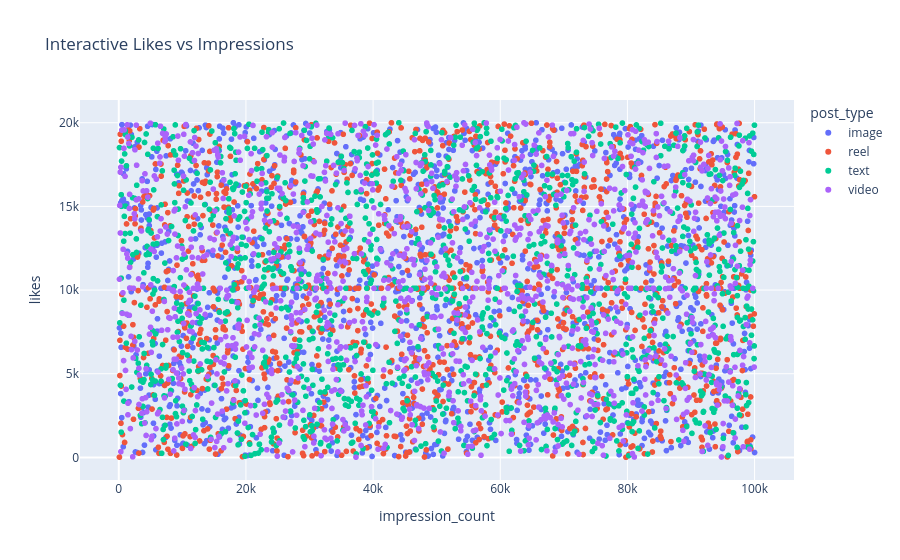

Notebook code for this chart:
### Code cell
fig = px.scatter(
    df,
    x='impression_count',
    y='likes',
    color='post_type',
    title='Interactive Likes vs Impressions'
)

fig.show()

### Figure 1 — Plotly figure (JSON) as saved in the notebook; plotly's stock layout.template omitted (floating-point values rounded to 4 significant figures; data arrays with more than 128 entries replaced by an {"elided": "..."} marker saying what was removed)
{"data": [{"hovertemplate": "post_type=image<br>impression_count=%{x}<br>likes=%{y}<extra></extra>", "legendgroup": "image", "marker": {"color": "#636efa", "symbol": "circle"}, "mode": "markers", "name": "image", "showlegend": true, "type": "scattergl", "x": {"elided": "1247 int values"}, "xaxis": "x", "y": {"elided": "1247 int values"}, "yaxis": "y"}, {"hovertemplate": "post_type=reel<br>impression_count=%{x}<br>likes=%{y}<extra></extra>", "legendgroup": "reel", "marker": {"color": "#EF553B", "symbol": "circle"}, "mode": "markers", "name": "reel", "showlegend": true, "type": "scattergl", "x": {"elided": "1283 int values"}, "xaxis": "x", "y": {"elided": "1283 int values"}, "yaxis": "y"}, {"hovertemplate": "post_type=text<br>impression_count=%{x}<br>likes=%{y}<extra></extra>", "legendgroup": "text", "marker": {"color": "#00cc96", "symbol": "circle"}, "mode": "markers", "name": "text", "showlegend": true, "type": "scattergl", "x": {"elided": "1245 int values"}, "xaxis": "x", "y": {"elided": "1245 int values"}, "yaxis": "y"}, {"hovertemplate": "post_type=video<br>impression_count=%{x}<br>likes=%{y}<extra></extra>", "legendgroup": "video", "marker": {"color": "#ab63fa", "symbol": "circle"}, "mode": "markers", "name": "video", "showlegend": true, "type": "scattergl", "x": {"elided": "1225 int values"}, "xaxis": "x", "y": {"elided": "1225 int values"}, "yaxis": "y"}], "layout": {"legend": {"title": {"text": "post_type"}, "tracegroupgap": 0}, "title": {"text": "Interactive Likes vs Impressions"}, "xaxis": {"anchor": "y", "domain": [0, 1], "title": {"text": "impression_count"}}, "yaxis": {"anchor": "x", "domain": [0, 1], "title": {"text": "likes"}}}}
